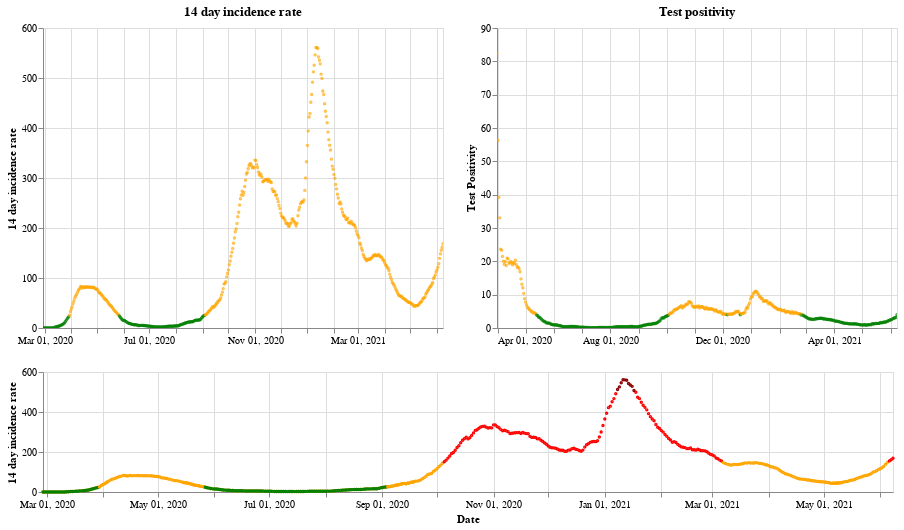

Here is the notebook cell this chart was saved with:
### Markdown cell above
## Scotland

### Code cell
plot_traffic_light('Scotland')

### Figure 1 — Vega-Lite specification as saved in the notebook (floating-point values rounded to 4 significant figures; data arrays with more than 128 entries replaced by an {"elided": "..."} marker saying what was removed)
{"config": {"view": {"continuousWidth": 400, "continuousHeight": 300}}, "vconcat": [{"hconcat": [{"mark": {"type": "point", "size": 2}, "encoding": {"color": {"condition": {"value": "green", "test": "(datum.twoWeeklyCasesRate <= 25)"}, "value": "orange"}, "tooltip": [{"type": "nominal", "field": "areaName"}, {"type": "temporal", "field": "date"}, {"type": "quantitative", "field": "twoWeeklyCasesRate"}, {"type": "quantitative", "field": "testPositivity"}], "x": {"type": "temporal", "axis": {"title": ""}, "field": "date", "scale": {"domain": {"selection": "DateBrush"}}, "timeUnit": "yearmonthdate"}, "y": {"type": "quantitative", "axis": {"title": "14 day incidence rate"}, "field": "twoWeeklyCasesRate"}}, "title": "14 day incidence rate", "width": 400}, {"mark": {"type": "point", "size": 2}, "encoding": {"color": {"condition": {"value": "green", "test": "(datum.testPositivity <= 4)"}, "value": "orange"}, "tooltip": [{"type": "nominal", "field": "areaName"}, {"type": "temporal", "field": "date"}, {"type": "quantitative", "field": "twoWeeklyCasesRate"}, {"type": "quantitative", "field": "testPositivity"}], "x": {"type": "temporal", "axis": {"title": ""}, "field": "date", "scale": {"domain": {"selection": "DateBrush"}}, "timeUnit": "yearmonthdate"}, "y": {"type": "quantitative", "axis": {"title": "Test Positivity"}, "field": "testPositivity"}}, "title": "Test positivity", "width": 400}]}, {"layer": [{"mark": {"type": "point", "size": 2}, "encoding": {"color": {"condition": {"value": "orange", "test": "((50 && datum.twoWeeklyCasesRate) < 150)"}, "value": "red"}, "opacity": {"condition": {"value": 1, "test": "((50 && datum.twoWeeklyCasesRate) < 500)"}, "value": 0}, "tooltip": [{"type": "nominal", "field": "areaName"}, {"type": "temporal", "field": "date"}, {"type": "quantitative", "field": "twoWeeklyCasesRate"}, {"type": "quantitative", "field": "testPositivity"}], "x": {"type": "temporal", "axis": {"title": "Date"}, "field": "date", "timeUnit": "yearmonthdate"}, "y": {"type": "quantitative", "axis": {"title": "14 day incidence rate"}, "field": "twoWeeklyCasesRate"}}, "selection": {"DateBrush": {"type": "interval", "encodings": ["x"], "fields": ["Time"]}}, "width": 850}, {"mark": {"type": "point", "size": 2}, "encoding": {"color": {"value": "darkred"}, "opacity": {"condition": {"value": 1, "test": "(datum.twoWeeklyCasesRate >= 500)"}, "value": 0}, "tooltip": [{"type": "nominal", "field": "areaName"}, {"type": "temporal", "field": "date"}, {"type": "quantitative", "field": "twoWeeklyCasesRate"}, {"type": "quantitative", "field": "testPositivity"}], "x": {"type": "temporal", "axis": {"title": "Date"}, "field": "date", "timeUnit": "yearmonthdate"}, "y": {"type": "quantitative", "axis": {"title": "14 day incidence rate"}, "field": "twoWeeklyCasesRate"}}, "width": 400}, {"mark": {"type": "point", "size": 2}, "encoding": {"color": {"condition": {"value": "green", "test": "((4 && datum.twoWeeklyCasesRate) < 25)"}, "value": "orange"}, "opacity": {"condition": {"value": 1, "test": "(datum.twoWeeklyCasesRate < 50)"}, "value": 0}, "tooltip": [{"type": "nominal", "field": "areaName"}, {"type": "temporal", "field": "date"}, {"type": "quantitative", "field": "twoWeeklyCasesRate"}, {"type": "quantitative", "field": "testPositivity"}], "x": {"type": "temporal", "axis": {"title": "Date"}, "field": "date", "timeUnit": "yearmonthdate"}, "y": {"type": "quantitative", "axis": {"title": "14 day incidence rate"}, "field": "twoWeeklyCasesRate"}}, "width": 400}], "height": 120, "width": 800}], "data": {"name": "data-03ae25b87afda58205549abe4bf2a381"}, "$schema": "https://vega.github.io/schema/vega-lite/v4.8.1.json", "datasets": {"data-03ae25b87afda58205549abe4bf2a381": {"elided": "467 records"}}}
